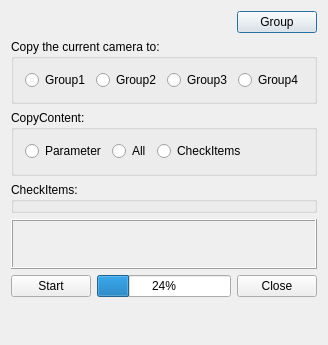
<?xml version="1.0" encoding="UTF-8"?>
<ui version="4.0">
 <class>CDlgCopyModel</class>
 <widget class="QDialog" name="CDlgCopyModel">
  <property name="geometry">
   <rect>
    <x>0</x>
    <y>0</y>
    <width>294</width>
    <height>345</height>
   </rect>
  </property>
  <property name="windowTitle">
   <string>Copy Model Dialog</string>
  </property>
  <layout class="QVBoxLayout" name="verticalLayout">
   <item>
    <layout class="QHBoxLayout" name="horizontalLayout">
     <item>
      <spacer name="horizontalSpacer">
       <property name="orientation">
        <enum>Qt::Horizontal</enum>
       </property>
       <property name="sizeHint" stdset="0">
        <size>
         <width>40</width>
         <height>20</height>
        </size>
       </property>
      </spacer>
     </item>
     <item>
      <widget class="QPushButton" name="btnGroup">
       <property name="sizePolicy">
        <sizepolicy hsizetype="Maximum" vsizetype="Fixed">
         <horstretch>0</horstretch>
         <verstretch>0</verstretch>
        </sizepolicy>
       </property>
       <property name="text">
        <string>Group</string>
       </property>
       <property name="icon">
        <iconset>
         <normalon>:/Resources/images/copyModel/config.png</normalon>
        </iconset>
       </property>
      </widget>
     </item>
    </layout>
   </item>
   <item>
    <widget class="QGroupBox" name="groupToWhere">
     <property name="title">
      <string>Copy the current camera to:</string>
     </property>
     <layout class="QHBoxLayout" name="horizontalLayout_5">
      <item>
       <layout class="QHBoxLayout" name="horizontalLayout_2">
        <item>
         <widget class="QRadioButton" name="radioGroup1">
          <property name="text">
           <string>Group1</string>
          </property>
         </widget>
        </item>
        <item>
         <widget class="QRadioButton" name="radioGroup2">
          <property name="text">
           <string>Group2</string>
          </property>
         </widget>
        </item>
        <item>
         <widget class="QRadioButton" name="radioGroup3">
          <property name="text">
           <string>Group3</string>
          </property>
         </widget>
        </item>
        <item>
         <widget class="QRadioButton" name="radioGroup4">
          <property name="text">
           <string>Group4</string>
          </property>
         </widget>
        </item>
       </layout>
      </item>
     </layout>
    </widget>
   </item>
   <item>
    <widget class="QGroupBox" name="groupContent">
     <property name="title">
      <string>CopyContent:</string>
     </property>
     <layout class="QHBoxLayout" name="horizontalLayout_6">
      <item>
       <layout class="QHBoxLayout" name="horizontalLayout_4">
        <item>
         <widget class="QRadioButton" name="radioPara">
          <property name="text">
           <string>Parameter</string>
          </property>
         </widget>
        </item>
        <item>
         <widget class="QRadioButton" name="radioAll">
          <property name="text">
           <string>All</string>
          </property>
         </widget>
        </item>
        <item>
         <widget class="QRadioButton" name="radioCheckItems">
          <property name="text">
           <string>CheckItems</string>
          </property>
         </widget>
        </item>
        <item>
         <spacer name="horizontalSpacer_2">
          <property name="orientation">
           <enum>Qt::Horizontal</enum>
          </property>
          <property name="sizeHint" stdset="0">
           <size>
            <width>88</width>
            <height>21</height>
           </size>
          </property>
         </spacer>
        </item>
       </layout>
      </item>
     </layout>
    </widget>
   </item>
   <item>
    <widget class="QGroupBox" name="groupBoxCheckItems">
     <property name="title">
      <string>CheckItems:</string>
     </property>
    </widget>
   </item>
   <item>
    <widget class="QLabel" name="labelDetail">
     <property name="sizePolicy">
      <sizepolicy hsizetype="Expanding" vsizetype="Fixed">
       <horstretch>0</horstretch>
       <verstretch>0</verstretch>
      </sizepolicy>
     </property>
     <property name="minimumSize">
      <size>
       <width>150</width>
       <height>50</height>
      </size>
     </property>
     <property name="maximumSize">
      <size>
       <width>16777215</width>
       <height>200</height>
      </size>
     </property>
     <property name="font">
      <font>
       <family>楷体</family>
       <pointsize>10</pointsize>
      </font>
     </property>
     <property name="frameShape">
      <enum>QFrame::Box</enum>
     </property>
     <property name="frameShadow">
      <enum>QFrame::Raised</enum>
     </property>
     <property name="text">
      <string/>
     </property>
     <property name="alignment">
      <set>Qt::AlignLeading|Qt::AlignLeft|Qt::AlignTop</set>
     </property>
     <property name="wordWrap">
      <bool>true</bool>
     </property>
    </widget>
   </item>
   <item>
    <layout class="QHBoxLayout" name="horizontalLayout_3">
     <item>
      <widget class="QPushButton" name="btnStart">
       <property name="text">
        <string>Start</string>
       </property>
      </widget>
     </item>
     <item>
      <widget class="QProgressBar" name="progressBar">
       <property name="value">
        <number>24</number>
       </property>
      </widget>
     </item>
     <item>
      <widget class="QPushButton" name="btnClose">
       <property name="text">
        <string>Close</string>
       </property>
      </widget>
     </item>
    </layout>
   </item>
   <item>
    <spacer name="verticalSpacer">
     <property name="orientation">
      <enum>Qt::Vertical</enum>
     </property>
     <property name="sizeHint" stdset="0">
      <size>
       <width>20</width>
       <height>0</height>
      </size>
     </property>
    </spacer>
   </item>
  </layout>
 </widget>
 <layoutdefault spacing="6" margin="11"/>
 <tabstops>
  <tabstop>radioGroup1</tabstop>
  <tabstop>radioGroup2</tabstop>
  <tabstop>radioGroup3</tabstop>
  <tabstop>radioGroup4</tabstop>
  <tabstop>radioPara</tabstop>
  <tabstop>radioAll</tabstop>
  <tabstop>btnStart</tabstop>
  <tabstop>btnClose</tabstop>
  <tabstop>btnGroup</tabstop>
 </tabstops>
 <resources>
  <include location="resurce.qrc"/>
 </resources>
 <connections>
  <connection>
   <sender>btnClose</sender>
   <signal>clicked()</signal>
   <receiver>CDlgCopyModel</receiver>
   <slot>reject()</slot>
   <hints>
    <hint type="sourcelabel">
     <x>283</x>
     <y>255</y>
    </hint>
    <hint type="destinationlabel">
     <x>180</x>
     <y>257</y>
    </hint>
   </hints>
  </connection>
  <connection>
   <sender>radioCheckItems</sender>
   <signal>clicked(bool)</signal>
   <receiver>groupBoxCheckItems</receiver>
   <slot>setEnabled(bool)</slot>
   <hints>
    <hint type="sourcelabel">
     <x>183</x>
     <y>133</y>
    </hint>
    <hint type="destinationlabel">
     <x>183</x>
     <y>162</y>
    </hint>
   </hints>
  </connection>
 </connections>
</ui>
